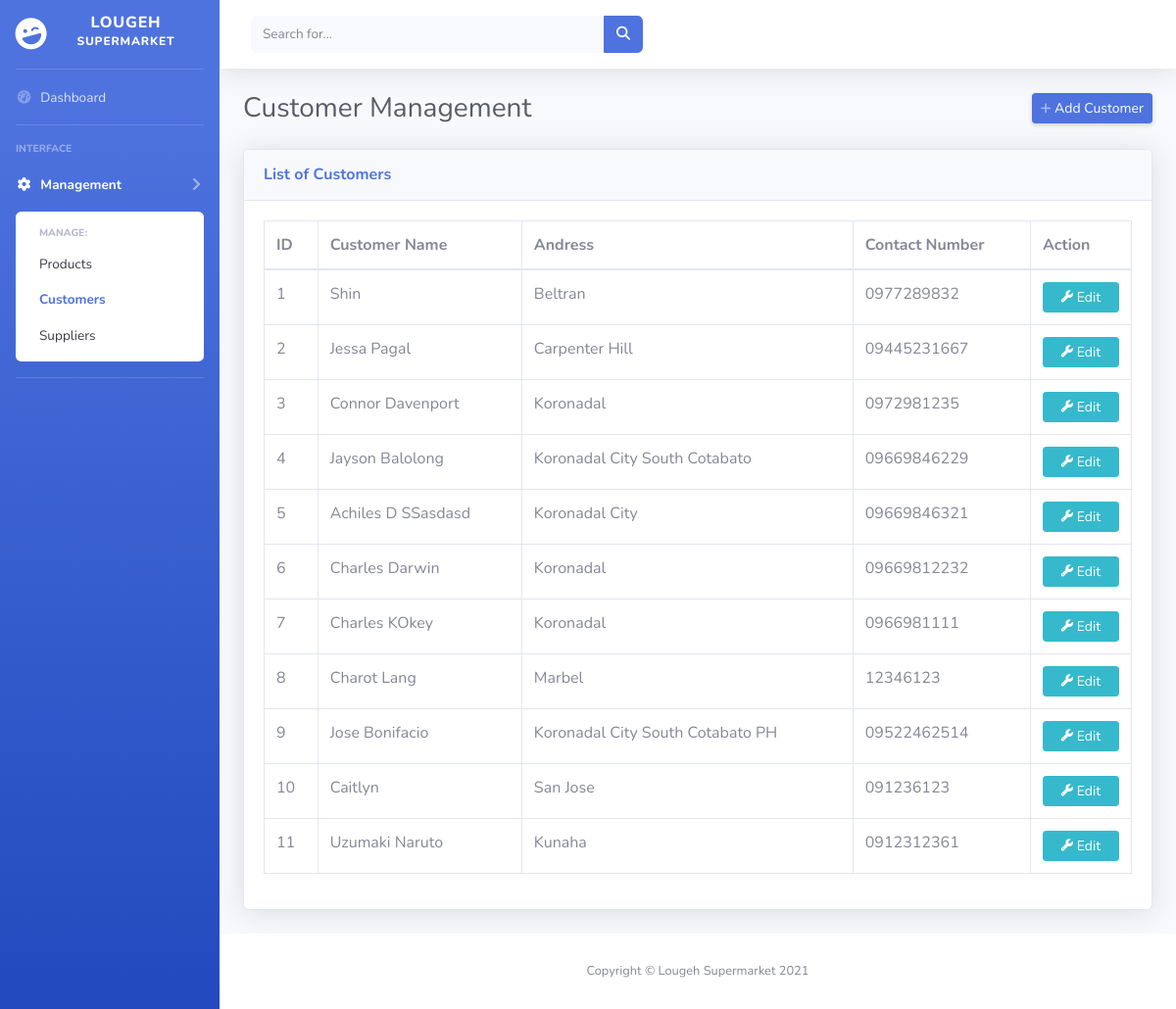
The app's page /manage_customers.php with its own data.
### tables this page shows
CREATE TABLE IF NOT EXISTS `customer_tbl` (
  `Customer_id` int(64) NOT NULL AUTO_INCREMENT,
  `Cust_Name` varchar(50) NOT NULL,
  `Cust_Address` varchar(50) NOT NULL,
  `Contact_Number` varchar(50) NOT NULL,
  PRIMARY KEY (`Customer_id`)
);

### manage_customers.php (the view, shortened to what this page needs)
<!DOCTYPE html>
<head>
    <link href="/vendor/fontawesome-free/css/all.min.css" rel="stylesheet" type="text/css">
    <link href="css/sb-admin-2.min.css" rel="stylesheet">
    <link href="vendor/datatables/dataTables.bootstrap4.min.css" rel="stylesheet">
</head>
<body id="page-top">
    <div id="wrapper">
        <ul class="navbar-nav bg-gradient-primary sidebar sidebar-dark accordion" id="accordionSidebar">
            <a class="sidebar-brand d-flex align-items-center justify-content-center" href="index.php">
                <div class="sidebar-brand-icon rotate-n-15">
                    <i class="fas fa-laugh-wink"></i>
                </div>
                <div class="sidebar-brand-text mx-3">Lougeh <sup>Supermarket</sup></div>
            </a>
            <hr class="sidebar-divider my-0">
            <li class="nav-item">
                <a class="nav-link" href="index.php">
                    <i class="fas fa-fw fa-tachometer-alt"></i>
                    <span>Dashboard</span></a>
            </li>
            <hr class="sidebar-divider">
            <div class="sidebar-heading">
                Interface
            </div>
            <li class="nav-item active">
                <a class="nav-link collapsed" href="#" data-toggle="collapse" data-target="#collapseTwo"
                    aria-expanded="true" aria-controls="collapseTwo">
                    <i class="fas fa-fw fa-cog"></i>
                    <span>Management</span>
                </a>
                <div id="collapseTwo" class="collapse show" aria-labelledby="headingTwo" data-parent="#accordionSidebar">
                    <div class="bg-white py-2 collapse-inner rounded">
                        <h6 class="collapse-header">Manage:</h6>
                        <a class="collapse-item" href="manage_products.php">Products</a>
                        <a class="collapse-item active" href="manage_customers.php">Customers</a>
                        <a class="collapse-item" href="manage_suppliers.php">Suppliers</a>
                    </div>
                </div>
            </li>
            <hr class="sidebar-divider d-none d-md-block">
        </ul>
        <div id="content-wrapper" class="d-flex flex-column">
            <div id="content">
                <nav class="navbar navbar-expand navbar-light bg-white topbar mb-4 static-top shadow">
                    <form
                        class="d-none d-sm-inline-block form-inline mr-auto ml-md-3 my-2 my-md-0 mw-100 navbar-search">
                        <div class="input-group">
                            <input type="text" class="form-control bg-light border-0 small" placeholder="Search for..."
                                aria-label="Search" aria-describedby="basic-addon2">
                            <div class="input-group-append">
                                <button class="btn btn-primary" type="button">
                                    <i class="fas fa-search fa-sm"></i>
                                </button>
                            </div>
                        </div>
                    </form>
                </nav>
                <div class="container-fluid">
                    <div class="d-sm-flex align-items-center justify-content-between mb-4">
                        <h1 class="h3 mb-0 text-gray-800">Customer Management</h1>
                        <a href="#" class="d-none d-sm-inline-block btn btn-sm btn-primary shadow-sm" data-toggle="modal" data-target="#addProductModal"> Add Customer</a>
                    </div>
                    <div class="card shadow mb-4">
                        <div class="card-header py-3">
                            <h6 class="m-0 font-weight-bold text-primary">List of Customers</h6>
                        </div>
                        <div class="card-body">
                            <div class="table-responsive">
                            <table class="table table-bordered" id="dataTable" width="100%" cellspacing="0">
                                  <thead>
                                      <tr>
                                          <th>ID</th>
                                          <th>Customer Name</th>
                                          <th>Andress</th>
                                          <th>Contact Number</th>
                                          <th colspan="1">Action</th>
                                      </tr>
                                    </thead>
                                    <tbody>
                                      <?php
                                        include('config_connect.php');
                                        $sql = "SELECT * from Customer_tbl";
                                        $result = $conn -> query($sql); ?>
                                        <?php while ($row = $result-> fetch_assoc()): ?>
                                            <tr>
                                                <td><?php echo $row['Customer_id']; ?></td>
                                                <td><?php echo $row['Cust_Name']; ?></td>
                                                <td><?php echo $row['Cust_Address']; ?></td>
                                                <td><?php echo $row['Contact_Number']; ?></td>
                                                <td>
                                                    <button class="btn btn-sm btn-info btn-block" data-toggle="modal"
                                                            type="button"
                                                            data-target="#UpdateModal<?php echo $row['Customer_id'] ?>">
                                                        <span class="fa fa-wrench fa-sm"></span> Edit
                                                    </button>
                                                </td>
                                            </tr>
                                            <?php
                                        endwhile;
                                        ?>
                                      </tbody>
                              </table>
                            </div>
                        </div>
                    </div>
                </div>
            </div>
            <footer class="sticky-footer bg-white">
                <div class="container my-auto">
                    <div class="copyright text-center my-auto">
                        <span>Copyright &copy; Lougeh Supermarket 2021</span>
                    </div>
                </div>
            </footer>
        </div>
    </div>
</body>
</html>

### records on screen
customer_tbl: Customer_id "1", Cust_Name "Shin", Cust_Address "Beltran", Contact_Number "0977289832"
customer_tbl: Customer_id "2", Cust_Name "Jessa Pagal", Cust_Address "Carpenter Hill", Contact_Number "09445231667"
customer_tbl: Customer_id "3", Cust_Name "Connor Davenport", Cust_Address "Koronadal", Contact_Number "0972981235"
customer_tbl: Customer_id "4", Cust_Name "Jayson Balolong", Cust_Address "Koronadal City South Cotabato", Contact_Number "09669846229"
customer_tbl: Customer_id "5", Cust_Name "Achiles D SSasdasd", Cust_Address "Koronadal City", Contact_Number "09669846321"
customer_tbl: Customer_id "6", Cust_Name "Charles Darwin", Cust_Address "Koronadal", Contact_Number "09669812232"
customer_tbl: Customer_id "7", Cust_Name "Charles KOkey", Cust_Address "Koronadal", Contact_Number "0966981111"
customer_tbl: Customer_id "8", Cust_Name "Charot Lang", Cust_Address "Marbel", Contact_Number "12346123"
customer_tbl: Customer_id "9", Cust_Name "Jose Bonifacio", Cust_Address "Koronadal City South Cotabato PH", Contact_Number "09522462514"
customer_tbl: Customer_id "10", Cust_Name "Caitlyn", Cust_Address "San Jose", Contact_Number "091236123"
customer_tbl: Customer_id "11", Cust_Name "Uzumaki Naruto", Cust_Address "Kunaha", Contact_Number "0912312361"
